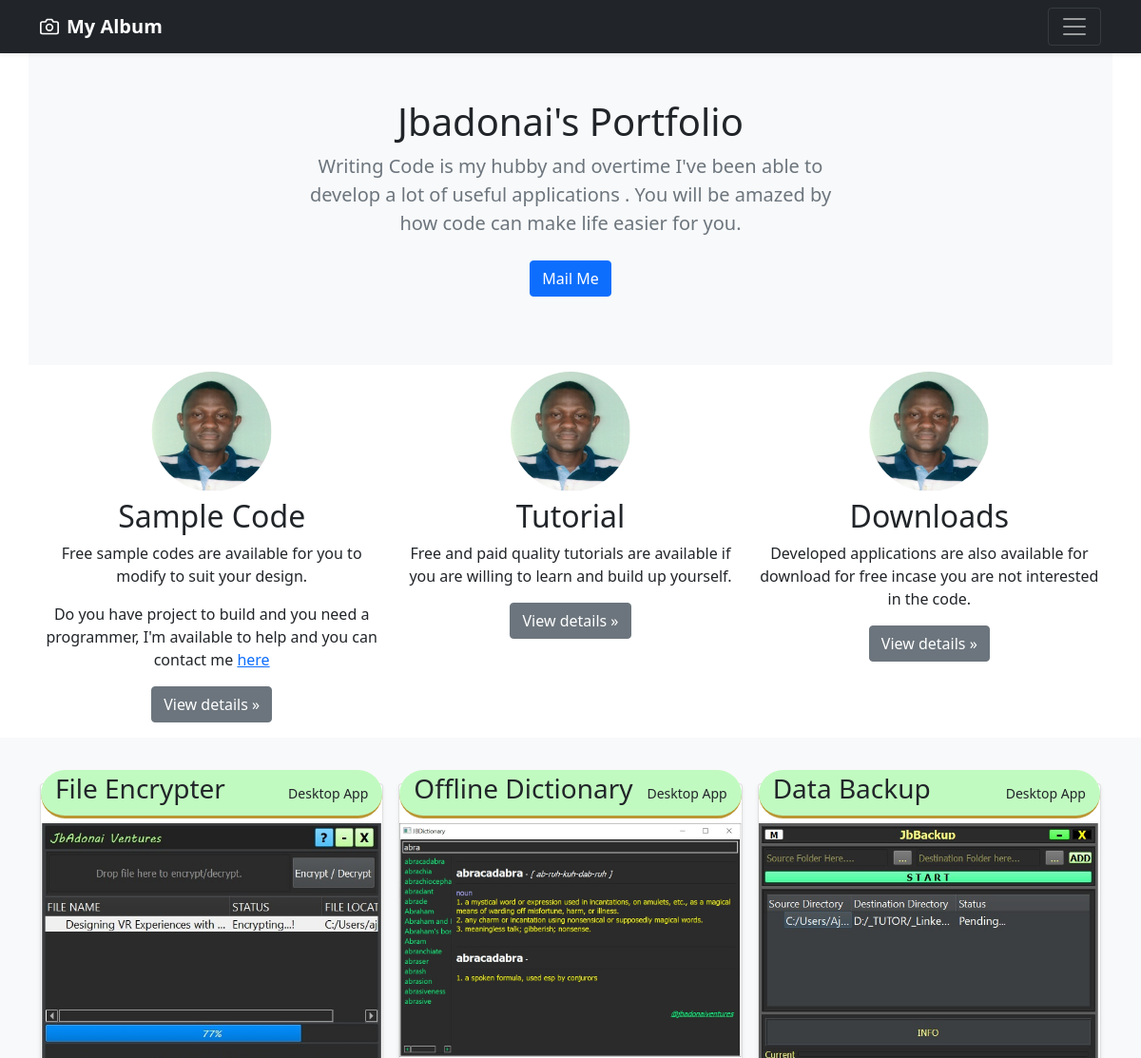
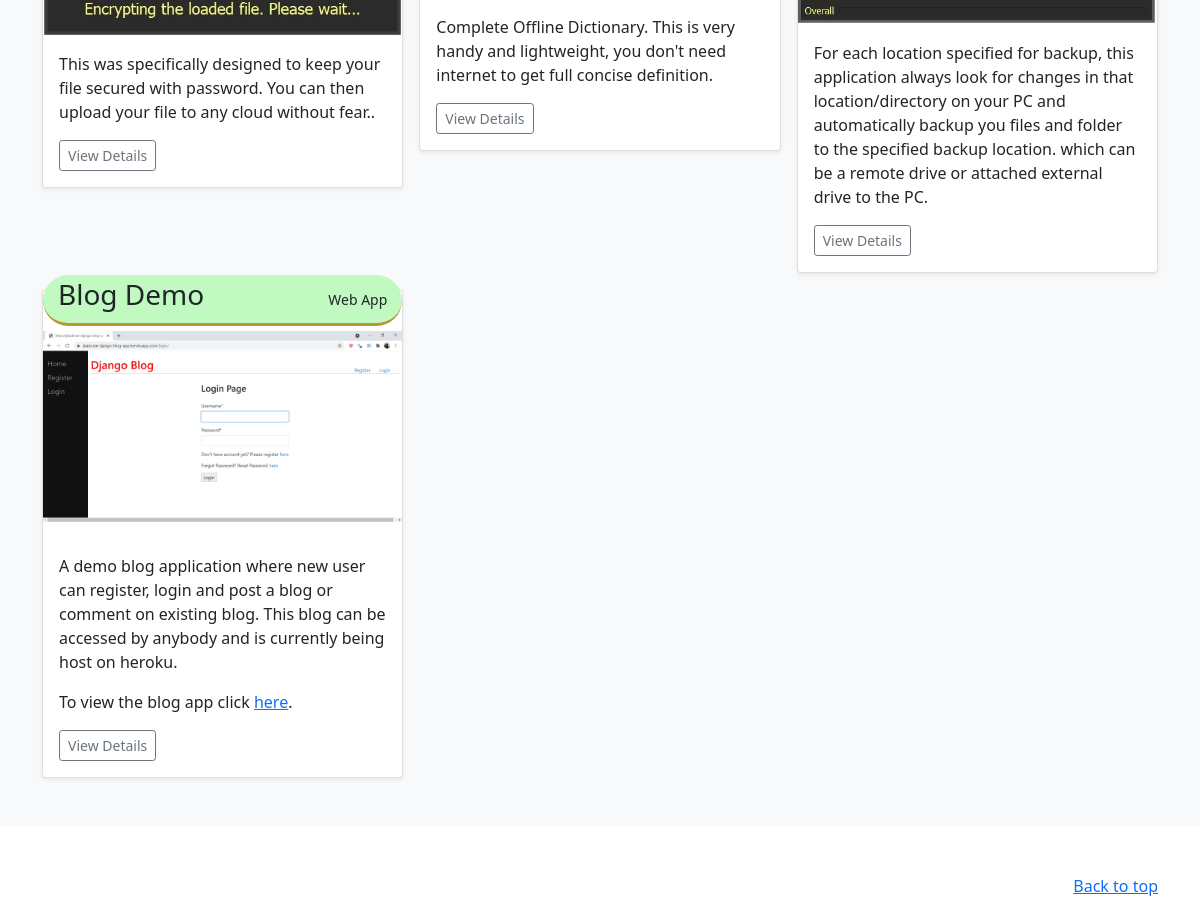
The page / on the database its author committed (2 pictures, top to bottom).
### jobs/models.py (models this page shows, shortened)
class Jobs(models.Model):
    choice = [('desktop','Desktop App'), ('web', 'Web App')]
    title = models.CharField(max_length=200)
    description = models.TextField()
    image = models.ImageField(upload_to='images/')
    platform = models.CharField(null=True, choices=choice, max_length=100)

### jobs/views.py (the view)
# urls.py: 2. Add a URL to urlpatterns:  path('', views.home, name='home')
def home(request):
    jobs = Jobs.objects.all()
    return render(request, 'jobs/home.html', {'jobs': jobs})

### jobs/templates/jobs/home.html (shortened to what this page needs)
<!doctype html>
{% load static %}
<html lang="en">
<head>
    <link href="{% static '/css/bootstrap.min.css' %}" rel="stylesheet"
>
</head>
<body>
<header>
    <div class="navbar navbar-dark bg-dark shadow-sm">
        <div class="container">
            <a href="#" class="navbar-brand d-flex align-items-center">
                <strong>My Album</strong>
            </a>
            <button class="navbar-toggler" type="button" data-bs-toggle="collapse" data-bs-target="#navbarHeader"
                    aria-controls="navbarHeader" aria-expanded="false" aria-label="Toggle navigation">
                <span class="navbar-toggler-icon"></span>
            </button>
        </div>
    </div>
</header>
<main>
    <section class="py-5 text-center container bg-light">
        <div class="">
            <div class="col-lg-6 col-md-8 mx-auto">
                <h1 class="fw-light"><b>Jbadonai's Portfolio</b></h1>
                <p class="lead text-muted">Writing Code is my hubby and overtime I've been able to develop a lot of useful applications
                    . You will be amazed by how code can make life easier for you.</p>
                <p>
                    <a href="mailto:jayadonai@yahoo.com" class="btn btn-primary my-2">Mail Me</a>
                </p>
            </div>
        </div>
    </section>
    <div class="container">
        <div class=" row row-cols-1 row-cols-sm-2 row-cols-md-3 g-3 text-center ">
            <div class=" col ">
                <div>
                    <img src="{% static 'mp.jpg' %}" style="clip-path: circle(45%);" width="140" height="140"
                         preserveAspectRatio="xMidYMid slice">
                    <h2>Sample Code</h2>
                    <p>Free sample codes are available for you to modify to suit your design.</p>
                    <p>Do you have project to build and you need a programmer, I'm available to help and you can contact me <a href="mailto:jayadonai@yahoo.com">here</a></p>
                    <p><a class="btn btn-secondary" href="#">View details »</a></p>
                </div>
            </div>
            <div class="col ">
                <div>
                    <img src="{% static 'mp.jpg' %}" style="clip-path: circle(45%);" width="140" height="140"
                         preserveAspectRatio="xMidYMid slice">
                    <h2>Tutorial</h2>
                    <p>Free and paid quality tutorials are available if you are willing to learn and build up
                        yourself.</p>
                    <p><a class="btn btn-secondary" href="#">View details »</a></p>
                </div>
            </div>
            <div class=" col ">
                <div>
                    <img src="{% static 'mp.jpg' %}" style="clip-path: circle(45%);" width="140" height="140"
                         preserveAspectRatio="xMidYMid slice">
                    <h2>Downloads</h2>
                    <p>Developed applications are also available for download for free incase you are not interested in
                        the code.</p>
                    <p><a class="btn btn-secondary" href="#">View details »</a></p>
                </div>
            </div>
        </div>
    </div>
    <div class="album py-5 bg-light">
        <div class="container">
            <div class="row row-cols-1 row-cols-sm-2 row-cols-md-3 g-3">
                {% for job in jobs %}
                <div class="col">
                    <div class="card shadow-sm">
                        <div class="d-flex justify-content-between align-items-center rounded-pill "
                             style="padding-left: 15px; padding-right: 15px; padding-top: 3px; padding-bottom: 3px; margin-top: -15px; background: #c1fac0;  border-bottom: solid #ba9634; ">
                            <h3>{{ job.title | center:"25" | title }}</h3>
                            {% if job.platform is not None %}
                            <small> {{ job.platform | title}} App</small>
                            {% endif %}
                        </div>
                        <img src={{ job.image.url }} style="margin-top: 5px">
                        <div class="card-body">
                            <p class="card-text">
                                {{ job.description }}.
                            </p>
                            <div class="d-flex justify-content-between align-items-center">
                                <div class="btn-group">
                                    <button type="button" class="btn btn-sm btn-outline-secondary">View Details</button>
                                </div>
                            </div>
                        </div>
                    </div>
                </div>
                {% endfor %}
            </div>
        </div>
    </div>
</main>
<footer class="text-muted py-5">
    <div class="container">
        <p class="float-end mb-1">
            <a href="#">Back to top</a>
        </p>
    </div>
</footer>
</body>
</html>

### rows shown on the page
Jobs: title "File Encrypter", platform "Desktop", image (picture), description "This was specifically designed to keep your file secured with password. You can then upload your file to any cloud without fear."
Jobs: title "Offline Dictionary", platform "Desktop", image (picture), description "Complete Offline Dictionary. This is very handy and lightweight, you don't need internet to get full concise definition"
Jobs: title "Data Backup", platform "Desktop", image (picture), description "For each location specified for backup, this application always look for changes in that location/directory on your PC and automatically backup you files and folder to the specified backup location. which can be a remote drive or attached external drive to the PC"
Jobs: title "Blog Demo", platform "Web", image (picture), description "A demo blog application where new user can register, login and post a blog or comment on existing blog. This blog can be accessed by anybody and is currently being host on heroku. To view the blog app click here"
